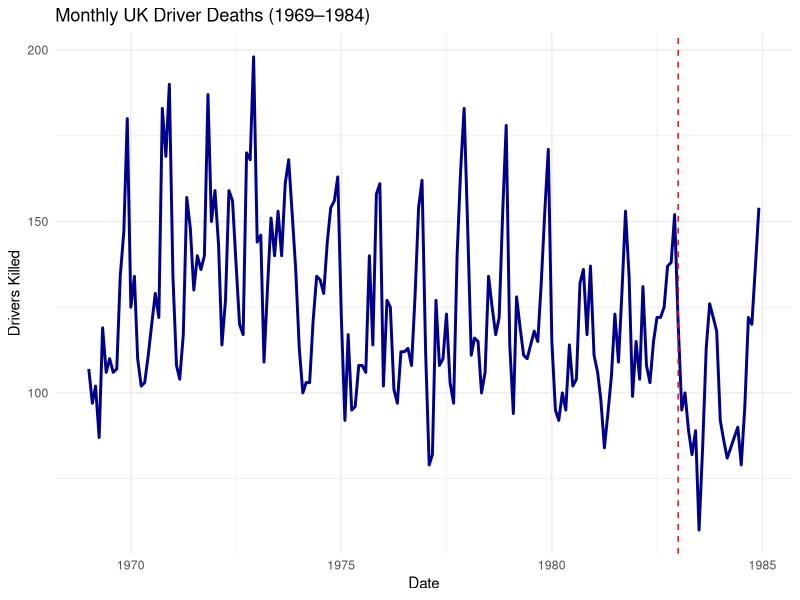

Here is the R script that generated this plot:
## ---- chunk 1
# Loading the Seatbelts dataset
data(Seatbelts)

# Displaying the structure of the dataset
# This shows the number of observations, variables, and data type
str(Seatbelts)
## ---- chunk 2
head(Seatbelts)
## ---- chunk 3
#| echo: false

# Showing summary statistics for the number of drivers killed per month
summary(Seatbelts[, "DriversKilled"])

## ---- chunk 4
# Loading ggplot2 package for plotting
library(ggplot2)

# Converting the Seatbelts time series to a data frame with date and variables
df <- data.frame(
  # Monthly dates
  date = seq(as.Date("1969-01-01"), as.Date("1984-12-01"), by = "month"), 
  # Number of drivers killed each month
  DriversKilled = as.numeric(Seatbelts[, "DriversKilled"]),   
  # 0 or 1 indicating if seatbelt law was in effect
  law = as.numeric(Seatbelts[, "law"])                                     
)

# Create the plot
ggplot(df, aes(x = date, y = DriversKilled)) +
   # Line plot in dark blue
  geom_line(color = "darkblue", linewidth = 1) +      
  # Red dashed line for seatbelt law start
  geom_vline(xintercept = as.Date("1983-01-01"), linetype = "dashed", 
             color = "red") +                                              
  labs(
    title = "Monthly UK Driver Deaths (1969–1984)",   # Title of the plot                     
    x = "Date", # X-axis label                                                           
    y = "Drivers Killed"  # Y-axis label                                                 
  ) +
  theme_minimal()                                                         

